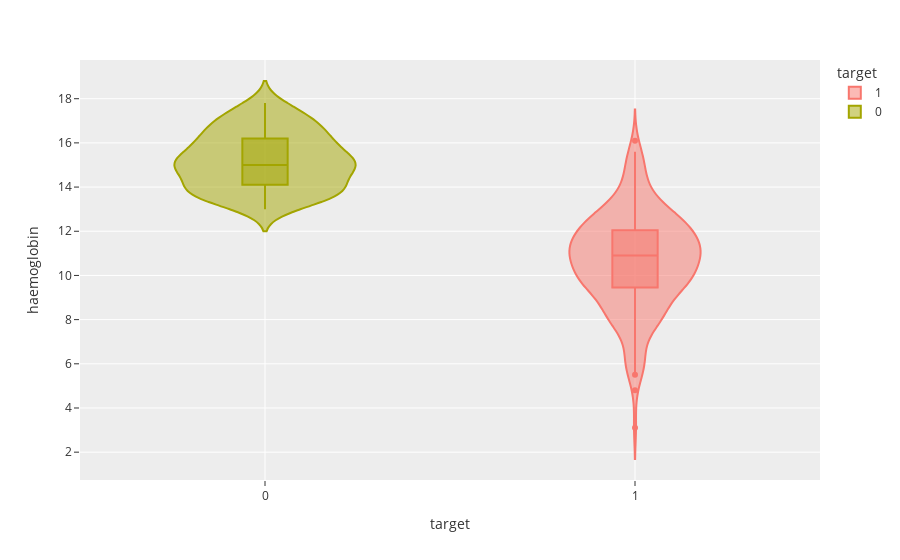

Here is the notebook cell this chart was saved with:
### Code cell
violin('haemoglobin')

### Figure 1 — Plotly figure (JSON) as saved in the notebook; plotly's stock layout.template omitted (floating-point values rounded to 4 significant figures; data arrays with more than 128 entries replaced by an {"elided": "..."} marker saying what was removed)
{"data": [{"alignmentgroup": "True", "box": {"visible": true}, "hovertemplate": "target=%{x}<br>haemoglobin=%{y}<extra></extra>", "legendgroup": "1", "marker": {"color": "#F8766D"}, "name": "1", "offsetgroup": "1", "orientation": "v", "scalegroup": "True", "showlegend": true, "type": "violin", "x": {"elided": "250 int values"}, "x0": " ", "xaxis": "x", "y": {"elided": "250 float values"}, "y0": " ", "yaxis": "y"}, {"alignmentgroup": "True", "box": {"visible": true}, "hovertemplate": "target=%{x}<br>haemoglobin=%{y}<extra></extra>", "legendgroup": "0", "marker": {"color": "#A3A500"}, "name": "0", "offsetgroup": "0", "orientation": "v", "scalegroup": "True", "showlegend": true, "type": "violin", "x": {"elided": "150 int values"}, "x0": " ", "xaxis": "x", "y": {"elided": "150 float values"}, "y0": " ", "yaxis": "y"}], "layout": {"legend": {"title": {"text": "target"}, "tracegroupgap": 0}, "margin": {"t": 60}, "violinmode": "overlay", "xaxis": {"anchor": "y", "categoryarray": [1, 0], "categoryorder": "array", "domain": [0, 1], "title": {"text": "target"}}, "yaxis": {"anchor": "x", "domain": [0, 1], "title": {"text": "haemoglobin"}}}}
